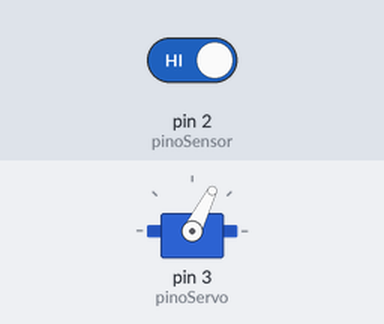
The sketch below on a simulated Arduino Uno, built with avr-gcc and run on an emulated ATmega328P. On the bench: servo. The test bench sets the inputs (shaded band); at power-on: pin 2 (pinoSensor) HIGH.

Above: at 1.2 s.
1.3 s: pin 2 (pinoSensor) driven LOW
At 2.2 s:
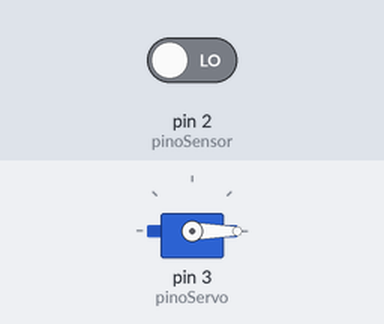
2.8 s: pin 2 (pinoSensor) driven HIGH
At 3.3 s:
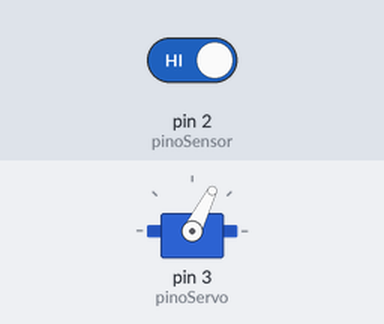
Timing chart, 0 to 5.8 s (numbered marks = the images above; inputs shaded):
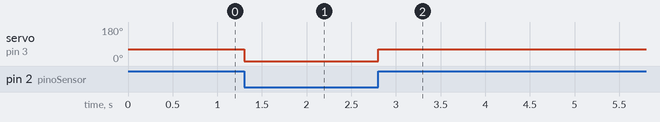

The sketch:

descarga_v1.ino
```cpp
#include <Servo.h>

Servo meuServo;
const int pinoServo = 3;
const int pinoSensor = 2;

void setup() {
  pinMode(pinoSensor, INPUT_PULLUP);
  meuServo.attach(pinoServo);
  meuServo.write(63); // Começa fechado
}

void loop() {
  int estado = digitalRead(pinoSensor);

  if (estado == LOW) {
    // 24V ligado → ABRE a alavanca
    meuServo.write(0);
  } else {
    // 24V desligado → FECHA a alavanca
    meuServo.write(63);
  }

  delay(100);
}
```

Measured:
- after the input at 1.3 s, servo on pin 3 (pinoServo): 63° → 0° at once
- after the input at 2.8 s, servo on pin 3 (pinoServo): 0° → 63° at once
